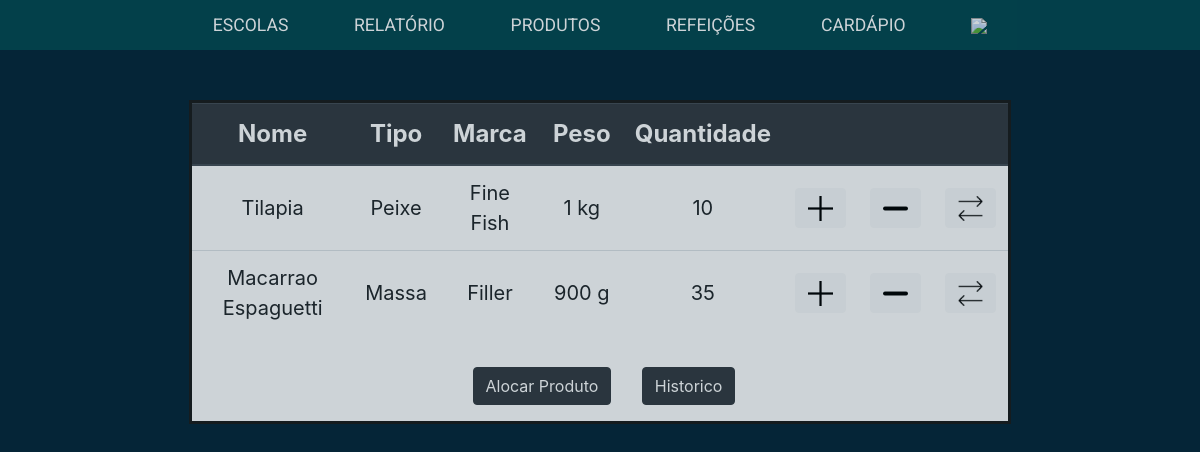
The app's page /nutricionista/escola/estoque/estoque.php?id=1 (signed in) with its own data.
### tables this page shows
create table Estoque (
    estoque_id int primary key auto_increment,
    escola_id int references Escola(id),
    produto_id int references Produto(id),
    estoqueTransf_id int,
    quantidade int,
    quantAlterada int,
    data datetime,
    usuario_id int,
    tipoUsuario enum('SecEdu', 'SecEsc', 'Nut'),
    acao enum('Adicionado', 'Retirado', 'TransfRed', 'TransfAdd'),
    status boolean
);

create table Produto (
    id int primary key auto_increment,
    nomeProduto varchar(64),
    marca varchar(64),
    peso decimal,
    tipoDePeso_id int references TipoDePeso(id),
    tipoDeProduto_id int references TipoDeProduto(id)
);

create table TipoDeProduto(
    id int primary key auto_increment,
    nomeTipoProduto varchar(64)
);

create table TipoDePeso(
    id int primary key auto_increment,
    nomeTipoPeso varchar(64)
);

### nutricionista/escola/estoque/estoque.php (the view, shortened to what this page needs)
<?php
require_once "../../../funcoes-de-cabecalho.php";
require_once "../../../conexao.php";
$selectEstoque = "select Estoque.estoque_id, Produto.id, Produto.nomeProduto, TipoDeProduto.nomeTipoProduto, Produto.marca, Produto.peso, TipoDePeso.nomeTipoPeso, Estoque.quantidade from Estoque "
        . "inner join Produto on Estoque.produto_id = Produto.id "
        . "inner join TipoDePeso on Produto.tipoDePeso_id = TipoDePeso.id "
        . "inner join TipoDeProduto on Produto.tipoDeProduto_id = TipoDeProduto.id "
        . "where escola_id =" . $_SESSION["idEscola"] . " and status = 1 order by Estoque.data desc";
$queryEstoque = mysqli_query($conexao, $selectEstoque);
if(mysqli_num_rows($queryEstoque) >= 1){
    echo "<table class='table'>"
     . "<thead class='thead-dark'>"
     . "<tr>"
     . "<th>Nome</th>"
     . "<th>Tipo</th>"
     . "<th>Marca</th>"
     . "<th>Peso</th>"
     . "<th>Quantidade</th>"
     . "<th colspan='3'></th>"
     . "</tr>"
     . "</thead>"
     . "<tbody>";
    while ($table = mysqli_fetch_array($queryEstoque)) {
        $idEstoque = $table['estoque_id'];
        $nomeProduto = $table['nomeProduto'];
        $nomeTipoProduto = $table['nomeTipoProduto'];
        $marca = $table['marca'];
        $peso = $table['peso'];
        $nomeTipoPeso = $table['nomeTipoPeso'];
        $quantidade = $table['quantidade'];
        echo "<tr>"
        . "<td>$nomeProduto</td>"
        . "<td >$nomeTipoProduto</td>"
        . "<td>$marca</td>"
        . "<td>$peso $nomeTipoPeso</td>"
        . "<td>$quantidade</td>"
        . "<td><button class='btn btn-light alocar-produto' value='$idEstoque'><img src='../../../estilo/icones/add.png' width='25px'/></button></td>"
        . "<td><button class='btn btn-light reduzir-produto' value='$idEstoque'><img src='../../../estilo/icones/reduce.png' width='25px'/></button></td>"
        . "<td><button class='btn btn-light transferir-produto' value='$idEstoque'><img src='../../../estilo/icones/transfer.png' width='25px'/></button></td>"
        . "</tr>";
    }
    echo "</tbody>"
     . "</table>";
} else {
    echo "<h3>Estoque</h3>"
    . "<hr>"
    . "<div class='my-2'>Nenhum produto alocado ao Estoque</div>";
}
?>
<button class="btn btn-dark m-3" id="buttonAdicionar">Alocar Produto</button>
<?php
    if(mysqli_num_rows($queryEstoque) >= 1){
        echo "<a class='btn btn-dark m-2 buttonLink' href='movimentacoes.php' id='buttonHistorico'>Historico</a>";
    }
?>

### estilo/style.css (style rules this page uses)
body { background-color: #052537 !important; text-decoration: none; }
.buttonLink { color: white !important; }
#Box a { text-decoration: none; color: black; }
a:link { text-decoration: none !important; }
input, td, tr { text-align: center; vertical-align: middle !important; font-weight: 400; }
.table thead th { vertical-align: middle !important; }
@media (min-width: 1200px) { body { height: 100%; width: 100%; background-size: cover; position: relative; text-align-last: center; text-align: center; } }
@media (min-width: 1200px) { .buttonLink { margin: 10px auto; } }
@media (min-width: 1200px) { tr td { font-size: 20px; } }

### records on screen
estoque: produto.nomeProduto "Tilapia", tipodeproduto.nomeTipoProduto "Peixe", produto.marca "Fine Fish", produto.peso "1", tipodepeso.nomeTipoPeso "kg", quantidade "10", $idEstoque 5 (drawn)
estoque: produto.nomeProduto "Macarrao Espaguetti", tipodeproduto.nomeTipoProduto "Massa", produto.marca "Filler", produto.peso "900", tipodepeso.nomeTipoPeso "g", quantidade "35", $idEstoque 3 (drawn)
